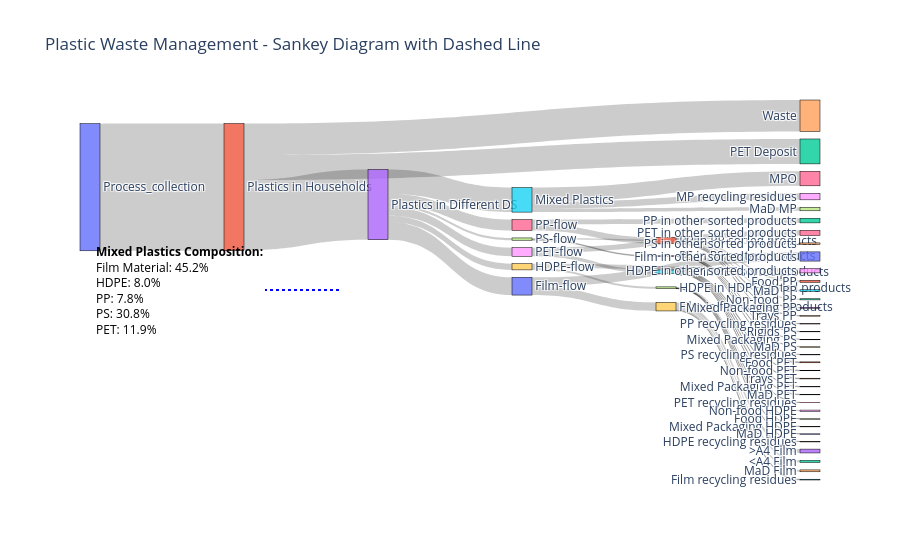

The notebook cell saved with this chart:
### Code cell
import pandas as pd
import plotly.graph_objects as go

# Load the Excel file
excel_file_path = r'C:\Users\Master.WR\OneDrive - stud.tu-darmstadt.de\Documents\Fraunhofer\combined_summary_full.xlsx'
df = pd.read_excel(excel_file_path)
df = df.fillna(method='ffill')

# Extract values from the first row
node_label_1 = df.iloc[0, 0]  # Value at position (0,0)
node_label_2 = df.iloc[0, 1]  # Value at position (0,1)
link_value = df.iloc[0, 2]    # Value at position (0,2)

# Create the nodes and links
nodes = [{'label': node_label_1}, {'label': node_label_2}]
links = [{'source': node_label_1, 'target': node_label_2, 'value': link_value}]

df = df.drop(columns=['Process Name', 'Input Material Amount'])

node_labels = {node_label_1, node_label_2}

for idx, row in df.iterrows():
    src = row[0]  # First column as source
    tgt = row[1]  # Second column as target
    val = row[2]  # Third column as link value

    if src not in node_labels:
        nodes.append({'label': src})
        node_labels.add(src)

    if tgt not in node_labels:
        nodes.append({'label': tgt})
        node_labels.add(tgt)

    links.append({'source': src, 'target': tgt, 'value': val})

# Add "Mixed Plastics" node if not present
if "Mixed Plastics" not in node_labels:
    nodes.append({'label': "Mixed Plastics"})
    node_labels.add("Mixed Plastics")

# Prepare data for Plotly Sankey
node_labels = [node['label'] for node in nodes]
label_to_index = {label: idx for idx, label in enumerate(node_labels)}

source_indices = [label_to_index[link['source']] for link in links]
target_indices = [label_to_index[link['target']] for link in links]
values = [link['value'] for link in links]

# Create the Sankey diagram
fig = go.Figure(data=[go.Sankey(
    arrangement="freeform",
    node=dict(
        pad=15,
        thickness=20,
        line=dict(color="black", width=0.5),
        label=node_labels,
    ),
    link=dict(
        source=source_indices,
        target=target_indices,
        value=values,
    )
)])

# Add annotation for "Mixed Plastics"
fig.add_annotation(
    x=0.25,  # Adjust x-position near "Mixed Plastics"
    y=0.5,   # Adjust y-position
    text="<b>Mixed Plastics Composition:</b><br>"
         "Film Material: 45.2%<br>"
         "HDPE: 8.0%<br>"
         "PP: 7.8%<br>"
         "PS: 30.8%<br>"
         "PET: 11.9%",
    showarrow=False,
    font=dict(size=12, color="black"),
    align="left",
    xanchor="right"
)

# Add a dashed line to connect "Mixed Plastics" with the annotation
fig.update_layout(
    shapes=[
        dict(
            type="line",
            x0=0.35, y0=0.5,  # Start of the line (near "Mixed Plastics")
            x1=0.25, y1=0.5,  # End of the line (near the annotation)
            xref="paper", yref="paper",
            line=dict(
                color="blue",
                width=2,
                dash="dot"  # Dashed line
            )
        )
    ]
)

# Update layout with title
fig.update_layout(
    title_text="Plastic Waste Management - Sankey Diagram with Dashed Line",
    font_size=12
)

# Display the diagram
fig.show()

### Figure 1 — Plotly figure (JSON) as saved in the notebook; plotly's stock layout.template omitted (floating-point values rounded to 4 significant figures)
{"data": [{"arrangement": "freeform", "link": {"source": [0, 1, 1, 1, 3, 3, 3, 3, 3, 3, 6, 6, 7, 7, 8, 8, 9, 9, 10, 10, 11, 11, 11, 11, 11, 11, 13, 13, 13, 13, 15, 15, 15, 15, 15, 15, 17, 17, 17, 17, 17, 19, 19, 19, 19, 5, 5, 5], "target": [1, 2, 3, 4, 5, 6, 7, 8, 9, 10, 11, 12, 13, 14, 15, 16, 17, 18, 19, 20, 21, 22, 23, 24, 25, 26, 27, 28, 29, 30, 31, 32, 33, 34, 35, 36, 37, 38, 39, 40, 41, 42, 43, 44, 45, 46, 47, 48], "value": [2170.0, 425, 1199.0, 538.1, 419, 186.2, 38.9, 147, 104.9, 302.7, 106.9, 79.3, 13, 26, 59.5, 87.5, 30.4, 74.6, 145.7, 157, 33.4, 19.6, 15, 6.5, 26.2, 6.1, 8.7, 0.5, 2.8, 1, 15.4, 8.9, 8.3, 12.2, 8.2, 6.5, 2.4, 21, 0.3, 2.7, 3.9, 34.8, 65.5, 32.2, 13.2, 247.2, 60, 111.9]}, "node": {"label": ["Process_collection", "Plastics in Households", "PET Deposit", "Plastics in Different DS", "Waste", "Mixed Plastics", "PP-flow", "PS-flow", "PET-flow", "HDPE-flow", "Film-flow", "PP in PP sorted products", "PP in other sorted products", "PS in PS sorted products", "PS in other sorted products", "PET in PET sorted products", "PET in other sorted products", "HDPE in HDPE sorted products", "HDPE in other sorted products", "Film in film sorted products", "Film in other sorted products", "Food PP", "Non-food PP", "Mixed Packaging PP", "Trays PP", "MaD PP", "PP recycling residues", "Rigids PS", "Mixed Packaging PS", "MaD PS", "PS recycling residues", "Food PET", "Non-food PET", "Mixed Packaging PET", "Trays PET", "MaD PET", "PET recycling residues", "Food HDPE", "Non-food HDPE", "Mixed Packaging HDPE", "MaD HDPE", "HDPE recycling residues", "<A4 Film", ">A4 Film", "MaD Film", "Film recycling residues", "MPO", "MaD MP", "MP recycling residues"], "line": {"color": "black", "width": 0.5}, "pad": 15, "thickness": 20}, "type": "sankey"}], "layout": {"annotations": [{"align": "left", "font": {"color": "black", "size": 12}, "showarrow": false, "text": "<b>Mixed Plastics Composition:</b><br>Film Material: 45.2%<br>HDPE: 8.0%<br>PP: 7.8%<br>PS: 30.8%<br>PET: 11.9%", "x": 0.25, "xanchor": "right", "y": 0.5}], "font": {"size": 12}, "shapes": [{"line": {"color": "blue", "dash": "dot", "width": 2}, "type": "line", "x0": 0.35, "x1": 0.25, "xref": "paper", "y0": 0.5, "y1": 0.5, "yref": "paper"}], "title": {"text": "Plastic Waste Management - Sankey Diagram with Dashed Line"}}}
